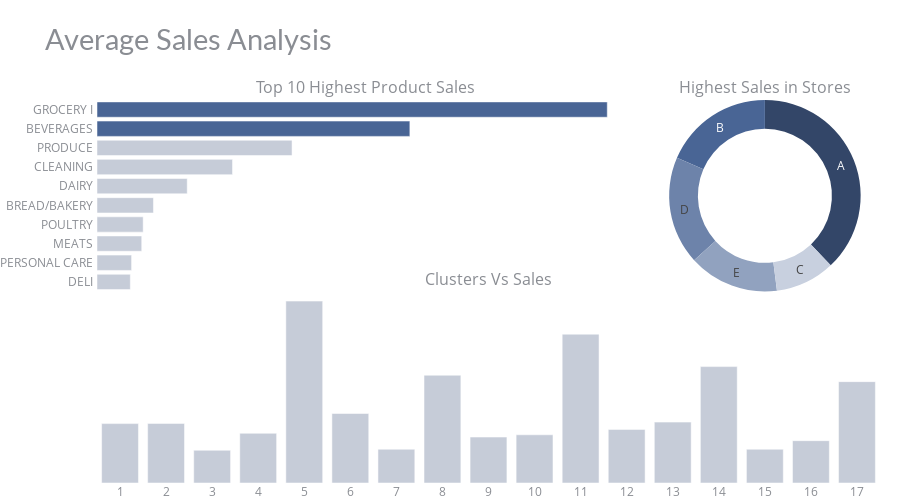

Notebook cell for this chart:
### Code cell
# data
df_st_sa = df.groupby('store_type').agg({"sales" : "mean"}).reset_index().sort_values(by='sales', ascending=False)
df_fa_sa = df.groupby('family').agg({"sales" : "mean"}).reset_index().sort_values(by='sales', ascending=False)[:10]
df_cl_sa = df.groupby('cluster').agg({"sales" : "mean"}).reset_index() 
# chart color
df_fa_sa['color'] = '#496595'
df_fa_sa['color'][2:] = '#c6ccd8'
df_cl_sa['color'] = '#c6ccd8'

# chart
fig = make_subplots(rows=2, cols=2, 
                    specs=[[{"type": "bar"}, {"type": "pie"}],
                           [{"colspan": 2}, None]],
                    column_widths=[0.7, 0.3], vertical_spacing=0, horizontal_spacing=0.02,
                    subplot_titles=("Top 10 Highest Product Sales", "Highest Sales in Stores", "Clusters Vs Sales"))

fig.add_trace(go.Bar(x=df_fa_sa['sales'], y=df_fa_sa['family'], marker=dict(color= df_fa_sa['color']),
                     name='Family', orientation='h'), 
                     row=1, col=1)
fig.add_trace(go.Pie(values=df_st_sa['sales'], labels=df_st_sa['store_type'], name='Store type',
                     marker=dict(colors=['#334668','#496595','#6D83AA','#91A2BF','#C8D0DF']), hole=0.7,
                     hoverinfo='label+percent+value', textinfo='label'), 
                    row=1, col=2)
fig.add_trace(go.Bar(x=df_cl_sa['cluster'], y=df_cl_sa['sales'], 
                     marker=dict(color= df_cl_sa['color']), name='Cluster'), 
                     row=2, col=1)
# styling
fig.update_yaxes(showgrid=False, ticksuffix=' ', categoryorder='total ascending', row=1, col=1)
fig.update_xaxes(visible=False, row=1, col=1)
fig.update_xaxes(tickmode = 'array', tickvals=df_cl_sa.cluster, ticktext=[i for i in range(1,17)], row=2, col=1)
fig.update_yaxes(visible=False, row=2, col=1)
fig.update_layout(height=500, bargap=0.2,
                  margin=dict(b=0,r=20,l=20), xaxis=dict(tickmode='linear'),
                  title_text="Average Sales Analysis",
                  template="plotly_white",
                  title_font=dict(size=29, color='#8a8d93', family="Lato, sans-serif"),
                  font=dict(color='#8a8d93'), 
                  hoverlabel=dict(bgcolor="#f2f2f2", font_size=13, font_family="Lato, sans-serif"),
                  showlegend=False)
fig.show()

### Figure 1 — Plotly figure (JSON) as saved in the notebook; plotly's stock layout.template omitted (floating-point values rounded to 4 significant figures)
{"data": [{"marker": {"color": ["#496595", "#496595", "#c6ccd8", "#c6ccd8", "#c6ccd8", "#c6ccd8", "#c6ccd8", "#c6ccd8", "#c6ccd8", "#c6ccd8"]}, "name": "Family", "orientation": "h", "type": "bar", "x": [4287.0, 2629.0, 1639.0, 1138.0, 758.0, 474.2, 387.9, 375.7, 290.5, 279.9], "xaxis": "x", "y": ["GROCERY I", "BEVERAGES", "PRODUCE", "CLEANING", "DAIRY", "BREAD/BAKERY", "POULTRY", "MEATS", "PERSONAL CARE", "DELI"], "yaxis": "y"}, {"domain": {"x": [0.706, 1], "y": [0.5, 1]}, "hole": 0.7, "hoverinfo": "label+percent+value", "labels": ["A", "B", "D", "E", "C"], "marker": {"colors": ["#334668", "#496595", "#6D83AA", "#91A2BF", "#C8D0DF"]}, "name": "Store type", "textinfo": "label", "type": "pie", "values": [810.7, 395.7, 389.6, 325.9, 214.6]}, {"marker": {"color": ["#c6ccd8", "#c6ccd8", "#c6ccd8", "#c6ccd8", "#c6ccd8", "#c6ccd8", "#c6ccd8", "#c6ccd8", "#c6ccd8", "#c6ccd8", "#c6ccd8", "#c6ccd8", "#c6ccd8", "#c6ccd8", "#c6ccd8", "#c6ccd8", "#c6ccd8"]}, "name": "Cluster", "type": "bar", "x": [1, 2, 3, 4, 5, 6, 7, 8, 9, 10, 11, 12, 13, 14, 15, 16, 17], "xaxis": "x2", "y": [367.7, 369.0, 202.8, 307.8, 1126.0, 430.1, 209.0, 667.3, 284.3, 298.5, 921.4, 331.8, 376.9, 720.6, 209.1, 262.0, 627.5], "yaxis": "y2"}], "layout": {"annotations": [{"font": {"size": 16}, "showarrow": false, "text": "Top 10 Highest Product Sales", "x": 0.343, "xanchor": "center", "xref": "paper", "y": 1, "yanchor": "bottom", "yref": "paper"}, {"font": {"size": 16}, "showarrow": false, "text": "Highest Sales in Stores", "x": 0.853, "xanchor": "center", "xref": "paper", "y": 1, "yanchor": "bottom", "yref": "paper"}, {"font": {"size": 16}, "showarrow": false, "text": "Clusters Vs Sales", "x": 0.5, "xanchor": "center", "xref": "paper", "y": 0.5, "yanchor": "bottom", "yref": "paper"}], "bargap": 0.2, "font": {"color": "#8a8d93"}, "height": 500, "hoverlabel": {"bgcolor": "#f2f2f2", "font": {"family": "Lato, sans-serif", "size": 13}}, "margin": {"b": 0, "l": 20, "r": 20}, "showlegend": false, "title": {"font": {"color": "#8a8d93", "family": "Lato, sans-serif", "size": 29}, "text": "Average Sales Analysis"}, "xaxis": {"anchor": "y", "domain": [0, 0.686], "tickmode": "linear", "visible": false}, "xaxis2": {"anchor": "y2", "domain": [0, 1], "tickmode": "array", "ticktext": [1, 2, 3, 4, 5, 6, 7, 8, 9, 10, 11, 12, 13, 14, 15, 16], "tickvals": [1, 2, 3, 4, 5, 6, 7, 8, 9, 10, 11, 12, 13, 14, 15, 16, 17]}, "yaxis": {"anchor": "x", "categoryorder": "total ascending", "domain": [0.5, 1], "showgrid": false, "ticksuffix": " "}, "yaxis2": {"anchor": "x2", "domain": [0, 0.5], "visible": false}}}
